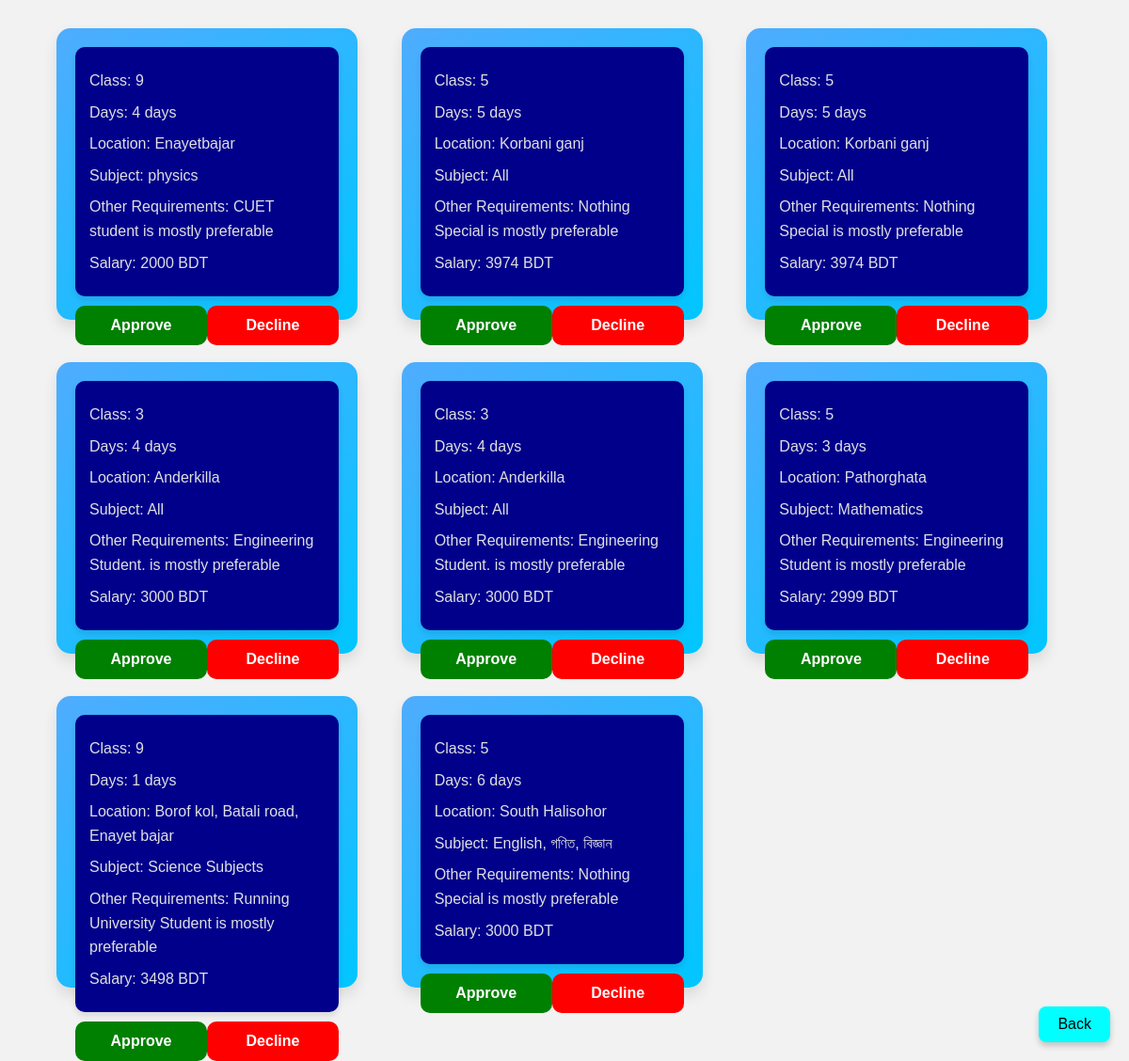
Screenshot of /AdminFiles/tutionposts.php with the database file from the repository.
### tables this page shows
CREATE TABLE `tutionposts` (
  `id` int(6) UNSIGNED NOT NULL,
  `Sid` int(11) NOT NULL,
  `SeekerName` text NOT NULL,
  `class` varchar(50) NOT NULL,
  `gender` varchar(10) NOT NULL,
  `subject` varchar(100) NOT NULL,
  `medium` varchar(20) NOT NULL,
  `days` int(2) NOT NULL,
  `location` varchar(100) NOT NULL,
  `salary` varchar(10) NOT NULL,
  `Other_Requirements` text DEFAULT '\'Nothing Special\'',
  `reg_date` timestamp NOT NULL DEFAULT current_timestamp() ON UPDATE current_timestamp(),
  `TeacherName` varchar(256) NOT NULL
);

### AdminFiles/tutionposts.php (the view, shortened to what this page needs)
<?php
$servername = "localhost";
$username = "root";
$password = "";
$dbname = "teachsphere";
$conn = new mysqli($servername, $username, $password, $dbname);
$sql = "SELECT * FROM tutionposts";
$result = $conn->query($sql);
?>
<!DOCTYPE html>
<html lang="en">
<head>
    <link rel="stylesheet" href="../css/tutorfeed.css?v=<?php echo time()?>">
</head>
<body>
    <section>
        <div class="cards container">
            <?php
            if ($result->num_rows > 0) {
                while ($requirement = $result->fetch_assoc()) {
            ?>
            <div class="card" >
            <div class="details" style="background-color: darkblue;
                                color: black;
                                border-radius: 10px; /* Fixed typo: 'radias' to 'radius' */
                                padding: 15px;
                                box-shadow: 0 4px 6px rgba(0, 0, 0, 0.1);
                                font-size: 16px;
                                line-height: 1.6;">
                                <p>Class: <?php echo htmlspecialchars($requirement['class']); ?></p>
                                <p>Days: <?php echo htmlspecialchars($requirement['days']); ?> days</p>
                                <p>Location: <?php echo htmlspecialchars($requirement['location']); ?></p>
                                <p>Subject: <?php echo htmlspecialchars($requirement['subject']); ?></p>
                                <p>Other Requirements: <?php echo htmlspecialchars($requirement['Other_Requirements']); ?> is mostly preferable</p>
                                <p>Salary: <?php echo htmlspecialchars($requirement['salary']); ?> BDT</p>
                            </div>
                <div class="butt" style="display:flex;">
                <button style="background-color: green;">Approve</button>
                <button style="background-color: red;">Decline</button>
                </div>
            </div>
            <?php
                }
            } else {
                echo "<p>No tuition posts available.</p>";
            }
            ?>
        </div>
    </section>
    <a href="adminDashboard.php">
    <button style="
    background-color: aqua;
    color: black;
    position: fixed;
    z-index: 10;
    bottom: 20px;
    right: 20px;
    border: none;
    padding: 10px 20px;
    font-size: 16px;
    border-radius: 8px;
    cursor: pointer;
    box-shadow: 0 4px 6px rgba(0, 0, 0, 0.2);">
    Back
</button>
    </a>
</body>
</html>

### css/tutorfeed.css (style rules this page uses)
* { margin: 0; padding: 0; box-sizing: border-box; }
body { font-family: Arial, sans-serif; }
.container { width: 90%; margin: 0 auto; display: flex; justify-content: space-between; align-items: center; }
section { padding: 20px 0; min-height: calc(100vh - 80px); }
.cards { display: grid; grid-template-columns: repeat(auto-fit, minmax(300px, 1fr)); gap: 20px; }
.card { margin-top: 10px; background: linear-gradient(145deg, #4facfe, #00c6ff); border-radius: 15px; box-shadow: 0 8px 15px rgba(0, 0, 0, 0.1); padding: 20px; color: #fff; display: flex; flex-direction: column; justify-content: space-between; transition: transform 0.3s ease, box-shadow 0.3s ease; width: 320px; height: 310px; margin-bottom: 15px; }
.card .details p { font-size: 16px; margin: 8px 0; line-height: 1.6; color: #e0e0e0; }
.card button { background: #0066cc; color: white; border: none; margin: auto; width:60%; padding: 12px 20px; border-radius: 10px; font-size: 16px; font-weight: bold; cursor: pointer; text-align: center; transition: background-color 0.3s ease, transform 0.3s ease; margin-top: 10px; }

### AdminFiles/tutionposts.php (style rules this page uses)
body { background-color: #f2f2f2; }

### rows the page displays
tutionposts: class "9", days "4", location "Enayetbajar", subject "physics", Other_Requirements "CUET student", salary "2000"
tutionposts: class "5", days "5", location "Korbani ganj", subject "All", Other_Requirements "Nothing Special", salary "3974"
tutionposts: class "5", days "5", location "Korbani ganj", subject "All", Other_Requirements "Nothing Special", salary "3974"
tutionposts: class "3", days "4", location "Anderkilla", subject "All", Other_Requirements "Engineering Student.", salary "3000"
tutionposts: class "3", days "4", location "Anderkilla", subject "All", Other_Requirements "Engineering Student.", salary "3000"
tutionposts: class "5", days "3", location "Pathorghata", subject "Mathematics", Other_Requirements "Engineering Student", salary "2999"
tutionposts: class "9", days "1", location "Borof kol, Batali road, Enayet bajar", subject "Science Subjects", Other_Requirements "Running University Student", salary "3498"
tutionposts: class "5", days "6", location "South Halisohor", subject "English, গণিত, বিজ্ঞান", Other_Requirements "Nothing Special", salary "3000"
